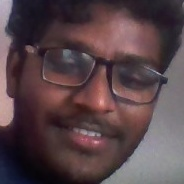
#> input picture dataset/pavan/4_1.jpg, 184 x 184 px; its folder holds only this picture in this run
$ python train_model.py
#> lines starting #> are read from the running program, lines starting #| are printed output that depends on the picture
import os
import cv2
import numpy as np

# Command: pip install pillow
from PIL import Image

#Initialize names and path to empty list
names = []
path = []

# Get the names of all the users
for users in os.listdir("dataset"):
    names.append(users)

# Get the path to all the images
for name in names:
    for image in os.listdir("dataset/{}".format(name)):
        path_string = os.path.join("dataset/{}".format(name), image)
        path.append(path_string)


faces = []
ids = []

# For each image create a numpy array and add it to faces list
for img_path in path:
    image = Image.open(img_path).convert("L")
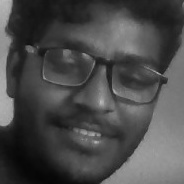
#> image: PIL image 184x184 L; min 5, max 187, mean 74.4

    imgNp = np.array(image, "uint8")

#> (the run stopped early here; a loop or call above may not have finished)
